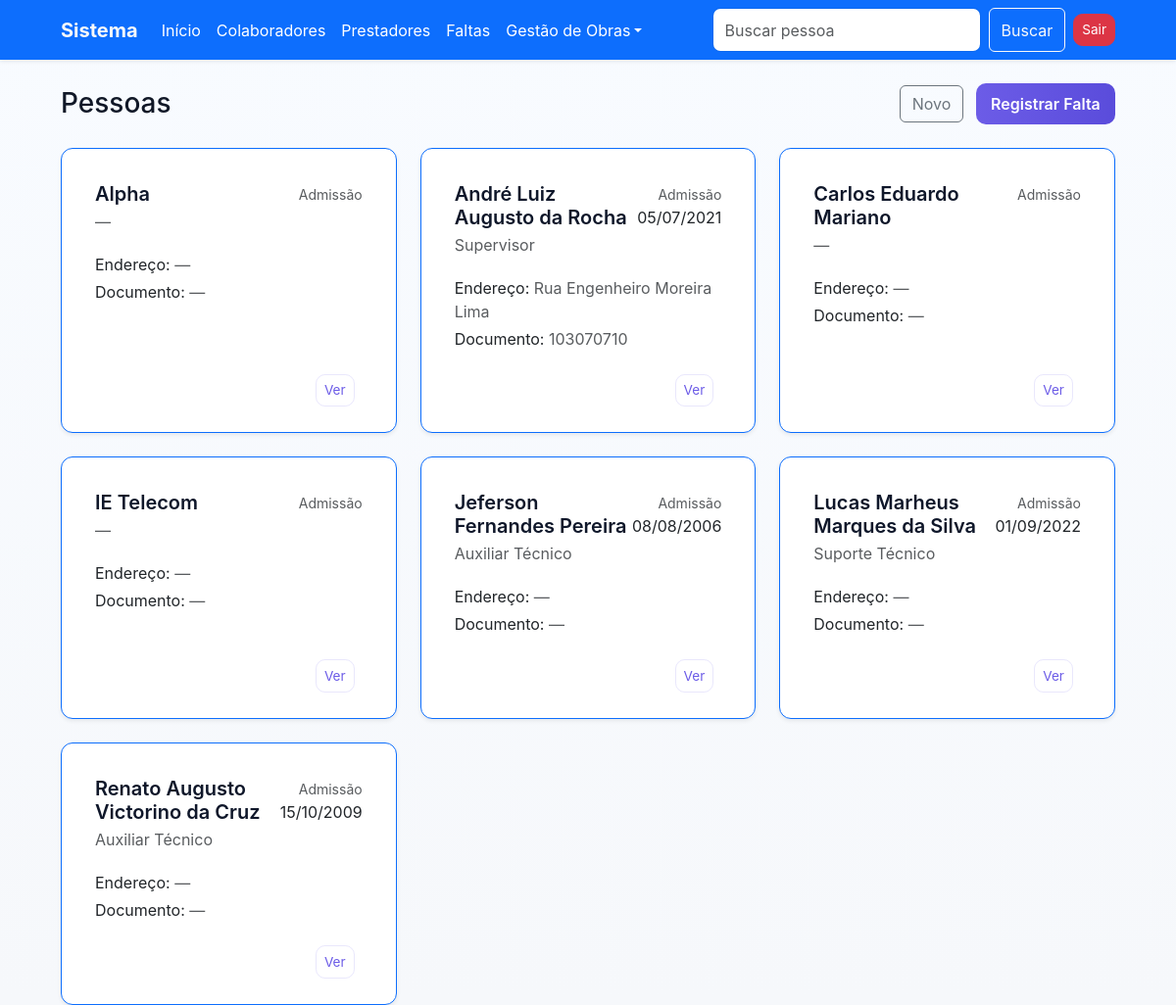
The page /pessoas/ (signed in) on the database its author committed.
### cadastro/models.py (models this page shows, shortened)
class Pessoa(models.Model):
    nome = models.CharField('Nome', max_length=100)
    data_admissao = models.DateField(
        'Data de Admissão', null=True, blank=True)
    funcao = models.CharField('Função', max_length=100, null=True, blank=True)
    endereco = models.CharField(
        'Endereço', max_length=255, null=True, blank=True)
    documento = models.CharField(
        'Documento', max_length=50, null=True, blank=True)
    prestador = models.ForeignKey(
        'Prestador', on_delete=models.CASCADE, null=True, blank=True)

### cadastro/views.py (the view)
# urls.py: path('pessoas/', PessoaListView.as_view(), name='pessoas_list'),
class PessoaListView(LoginRequiredMixin, ListView):
    model = Pessoa
    template_name = 'pessoas_list.html'
    context_object_name = 'pessoas'
    ordering = ['nome']
    paginate_by = 9
    def get_queryset(self):
        qs = super().get_queryset()
        q = self.request.GET.get('q')
        if q:
            qs = qs.filter(
                Q(nome__icontains=q) |
                Q(documento__icontains=q) |
                Q(funcao__icontains=q)
            )
        return qs.order_by('nome')
    def get_context_data(self, **kwargs):
        context = super().get_context_data(**kwargs)
        context['q'] = self.request.GET.get('q', '')
        return context

### cadastro/templatetags/highlight.py (called while the page is built, shortened)
@register.filter()
def highlight(text, search):
    if not text:
        return ''
    if not search:
        return escape(text)

### usuario/views.py (called while the page is built)
    def dispatch(self, request, *args, **kwargs):
        if not request.session.get('logado'):
            messages.error(
                request, 'Acesso negado. Por favor, realize o login.')
            return redirect('usuario_login')
        return super().dispatch(request, *args, **kwargs)

### cadastro/templates/pessoas_list.html (shortened to what this page needs)
{% extends 'base.html' %}
{% load highlight %}
{% block content %}
<div class="d-flex justify-content-between align-items-center mb-4">
    <h1 class="h3 mb-0">Pessoas</h1>
    <div>
        <a href="/cadastro" class="btn btn-outline-secondary me-2">Novo</a>
        <a href="/faltas/create/" class="btn btn-primary">Registrar Falta</a>
    </div>
</div>
{% if pessoas %}
<div class="row row-cols-1 row-cols-md-2 row-cols-lg-3 g-4 pessoas-list">
    {% for pessoa in pessoas %}
    <div class="col">
        <div class="card h-100 shadow-sm border-end border border-primary">
            <div class="card-body">
                <div class="d-flex justify-content-between">
                    <div>
                        <h5 class="card-title mb-1">{{ pessoa.nome|default:'—'|highlight:q }}</h5>
                        <p class="text-muted mb-1">{{ pessoa.funcao|default:'—'|highlight:q }}</p>
                    </div>
                    <div class="text-end">
                        <small class="text-muted">Admissão</small>
                        <div>{{ pessoa.data_admissao|default:'—'|date:'d/m/Y' }}</div>
                    </div>
                </div>
                <p class="mt-3 mb-1">Endereço: <span class="text-muted">{{ pessoa.endereco|default:'—' }}</span></p>
                <p class="mb-0">Documento: <span class="text-muted">{{ pessoa.documento|default:'—'|highlight:q }}</span></p>
            </div>
            <div class="card-footer bg-transparent border-0 d-flex justify-content-end">
                <a href="{% url 'pessoa_update' pk=pessoa.id %}" class="btn btn-sm btn-outline-primary me-2">Ver</a>
            </div>
        </div>
    </div>
    {% endfor %}
</div>
{% else %}
    <div class="text-center py-5">
        <h4 class="text-muted">Nenhuma pessoa cadastrada.</h4>
        <p class="text-muted">Use o botão "Novo" para cadastrar uma pessoa.</p>
    </div>
{% endif %}
{% endblock %}

### templates/static/css/style.css (style rules this page uses)
:root { --bg:#f6f8fb; --card:#ffffff; --muted:#6b7280; --accent:#6c5ce7; --accent-600:#5a4cdb; --danger:#ef4444; --glass: rgba(255,255,255,0.6); }
* { box-sizing:border-box }
body { margin:0; font-family: Inter, system-ui, -apple-system, "Segoe UI", Roboto, "Helvetica Neue", Arial, sans-serif; background: linear-gradient(180deg, #f8fbff 0%, var(--bg) 100%); color:#111827; -webkit-font-smoothing:antialiased; -moz-osx-font-smoothing:grayscale; }
.card { background:var(--card); border:0; border-radius:12px; padding:18px; }
.card.shadow-sm { box-shadow:0 6px 20px rgba(17,24,39,0.06) }
.card-title { font-weight:600;color:#0f172a }
.btn-primary { background:linear-gradient(90deg,var(--accent),var(--accent-600)); border:0; color:#fff; padding:.55rem .95rem; font-weight:600; border-radius:10px; transition:transform .18s ease, box-shadow .18s ease; }
.btn-outline-primary { border:1px solid rgba(108,92,231,.15);color:var(--accent) }
.btn-sm { padding:.35rem .5rem;border-radius:.6rem;font-size:.85rem }
.pessoas-list .card { border:1px solid rgba(15,23,42,0.06); transition: box-shadow .18s ease, transform .12s ease; }
.pessoas-list .card .card-footer { border-top:1px solid rgba(15,23,42,0.04) }

### rows shown on the page
Pessoa: nome|highlight "Alpha", funcao|highlight "—", endereco "—", documento|highlight "—"
Pessoa: nome|highlight "André Luiz Augusto da Rocha", funcao|highlight "Supervisor", data_admissao "05/07/2021", endereco "Rua Engenheiro Moreira Lima", documento|highlight "103070710"
Pessoa: nome|highlight "Carlos Eduardo Mariano", funcao|highlight "—", endereco "—", documento|highlight "—"
Pessoa: nome|highlight "IE Telecom", funcao|highlight "—", endereco "—", documento|highlight "—"
Pessoa: nome|highlight "Jeferson Fernandes Pereira", funcao|highlight "Auxiliar Técnico", data_admissao "08/08/2006", endereco "—", documento|highlight "—"
Pessoa: nome|highlight "Lucas Marheus Marques da Silva", funcao|highlight "Suporte Técnico", data_admissao "01/09/2022", endereco "—", documento|highlight "—"
Pessoa: nome|highlight "Renato Augusto Victorino da Cruz", funcao|highlight "Auxiliar Técnico", data_admissao "15/10/2009", endereco "—", documento|highlight "—"
